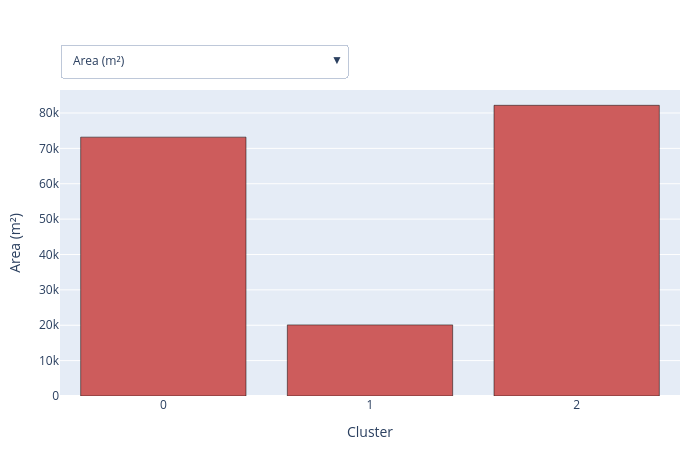

The notebook cell saved with this chart:
### Code cell
palette = [
    "indianred","lightsalmon","mediumaquamarine","powderblue","darkslateblue",
    "mediumturquoise","lavender","palevioletred","olivedrab","lightpink",
    "gold","mediumvioletred","lightcoral","tomato","sandybrown",
    "darkseagreen","lemonchiffon","darksalmon","darkred","firebrick",
    "oldlace","royalblue","mediumpurple","plum"
]

agg = (df_condensed
       .groupby("cluster")
       .mean()
       .reset_index())


def make_trace(var, colour):
    return go.Bar(
        x=agg["cluster"].astype(str),
        y=agg[var],
        marker=dict(color=colour, line=dict(color="black")),
        name=var
    )

vars_list = list(agg.columns[1:])
default_var = vars_list[0]

fig = go.Figure(make_trace(default_var, palette[0]))

buttons = []
for i, var in enumerate(vars_list):
    buttons.append(
        dict(
            label  = var,
            method = "update",
            args   = [
                {"y": [agg[var]],
                 "marker.color": [palette[i % len(palette)]]},
                {
                  "title": f"Average {var} per cluster",
                  "yaxis": {"title": {"text": var}}
                }
            ]
        )
    )

fig.update_layout(
    yaxis_title=default_var,
    xaxis=dict(title="Cluster", type="category"),
    updatemenus=[dict(
        type="dropdown",
        direction="down",
        showactive=True,
        buttons=buttons,
        x=0.0, xanchor="left",
        y=1.15, yanchor="top"
    )],
    margin=dict(t=90, r=20, l=60, b=50),
    height=450, width=700,
    showlegend=False
)

fig

### Figure 1 — Plotly figure (JSON) as saved in the notebook; plotly's stock layout.template omitted (floating-point values rounded to 4 significant figures)
{"data": [{"marker": {"color": "indianred", "line": {"color": "black"}}, "name": "Area (m²)", "type": "bar", "x": ["0", "1", "2"], "y": [73180.0, 20100.0, 82170.0]}], "layout": {"height": 450, "margin": {"b": 50, "l": 60, "r": 20, "t": 90}, "showlegend": false, "updatemenus": [{"buttons": [{"args": [{"marker.color": ["indianred"], "y": [[73180.0, 20100, 82170.0]]}, {"title": "Average Area (m²) per cluster", "yaxis": {"title": {"text": "Area (m²)"}}}], "label": "Area (m²)", "method": "update"}, {"args": [{"marker.color": ["lightsalmon"], "y": [[94.89, 102.6, 107.6]]}, {"title": "Average Area of basin per cluster", "yaxis": {"title": {"text": "Area of basin"}}}], "label": "Area of basin", "method": "update"}, {"args": [{"marker.color": ["mediumaquamarine"], "y": [[92.51, 18.44, 12.32]]}, {"title": "Average Percentage Protected Land (of total bofedal) per cluster", "yaxis": {"title": {"text": "Percentage Protected Land (of total bofedal)"}}}], "label": "Percentage Protected Land (of total bofedal)", "method": "update"}, {"args": [{"marker.color": ["powderblue"], "y": [[4433.0, 4115.0, 4232.0]]}, {"title": "Average Average Elevation (m) per cluster", "yaxis": {"title": {"text": "Average Elevation (m)"}}}], "label": "Average Elevation (m)", "method": "update"}, {"args": [{"marker.color": ["darkslateblue"], "y": [[5.759, 5.901, 7.544]]}, {"title": "Average Elevation Standard Deviation (m) per cluster", "yaxis": {"title": {"text": "Elevation Standard Deviation (m)"}}}], "label": "Elevation Standard Deviation (m)", "method": "update"}, {"args": [{"marker.color": ["mediumturquoise"], "y": [[0, 3778, 10.72]]}, {"title": "Average Number of wells (per catchment area) per cluster", "yaxis": {"title": {"text": "Number of wells (per catchment area)"}}}], "label": "Number of wells (per catchment area)", "method": "update"}, {"args": [{"marker.color": ["lavender"], "y": [[105.6, 5587, 130.6]]}, {"title": "Average 1983_explr per cluster", "yaxis": {"title": {"text": "1983_explr"}}}], "label": "1983_explr", "method": "update"}, {"args": [{"marker.color": ["palevioletred"], "y": [[33.91, 2789, 10.31]]}, {"title": "Average 1983_explt per cluster", "yaxis": {"title": {"text": "1983_explt"}}}], "label": "1983_explt", "method": "update"}, {"args": [{"marker.color": ["olivedrab"], "y": [[15.53, 711, 2.607]]}, {"title": "Average 1932_explt per cluster", "yaxis": {"title": {"text": "1932_explt"}}}], "label": "1932_explt", "method": "update"}, {"args": [{"marker.color": ["lightpink"], "y": [[28.24, 4.607, 19.31]]}, {"title": "Average Precipitation (mm) per cluster", "yaxis": {"title": {"text": "Precipitation (mm)"}}}], "label": "Precipitation (mm)", "method": "update"}, {"args": [{"marker.color": ["gold"], "y": [[79.1, 123.1, 81.92]]}, {"title": "Average PET (mm) per cluster", "yaxis": {"title": {"text": "PET (mm)"}}}], "label": "PET (mm)", "method": "update"}, {"args": [{"marker.color": ["mediumvioletred"], "y": [[10.23, 20.81, 11.45]]}, {"title": "Average Maximum Temperature (°C) per cluster", "yaxis": {"title": {"text": "Maximum Temperature (°C)"}}}], "label": "Maximum Temperature (°C)", "method": "update"}, {"args": [{"marker.color": ["lightcoral"], "y": [[-5.737, 3.044, -2.512]]}, {"title": "Average Minimum Temperature (°C) per cluster", "yaxis": {"title": {"text": "Minimum Temperature (°C)"}}}], "label": "Minimum Temperature (°C)", "method": "update"}, {"args": [{"marker.color": ["tomato"], "y": [[25960.0, 3549.0, 325.3]]}, {"title": "Average Surface Water Rights (L/s) per cluster", "yaxis": {"title": {"text": "Surface Water Rights (L/s)"}}}], "label": "Surface Water Rights (L/s)", "method": "update"}, {"args": [{"marker.color": ["sandybrown"], "y": [[58.87, 8543.0, 47.6]]}, {"title": "Average Ground Water Rights (L/s) per cluster", "yaxis": {"title": {"text": "Ground Water Rights (L/s)"}}}], "label": "Ground Water Rights (L/s)", "method": "update"}, {"args": [{"marker.color": ["darkseagreen"], "y": [[0.006084, 0.02613, 0.05591]]}, {"title": "Average NDWI per cluster", "yaxis": {"title": {"text": "NDWI"}}}], "label": "NDWI", "method": "update"}, {"args": [{"marker.color": ["lemonchiffon"], "y": [[0.2717, 0.2898, 0.3085]]}, {"title": "Average NDVI per cluster", "yaxis": {"title": {"text": "NDVI"}}}], "label": "NDVI", "method": "update"}, {"args": [{"marker.color": ["darksalmon"], "y": [[-18.39, -19.81, -19.05]]}, {"title": "Average lat per cluster", "yaxis": {"title": {"text": "lat"}}}], "label": "lat", "method": "update"}, {"args": [{"marker.color": ["darkred"], "y": [[-69.25, -68.97, -69.15]]}, {"title": "Average lon per cluster", "yaxis": {"title": {"text": "lon"}}}], "label": "lon", "method": "update"}], "direction": "down", "showactive": true, "type": "dropdown", "x": 0, "xanchor": "left", "y": 1.15, "yanchor": "top"}], "width": 700, "xaxis": {"title": {"text": "Cluster"}, "type": "category"}, "yaxis": {"title": {"text": "Area (m²)"}}}}
